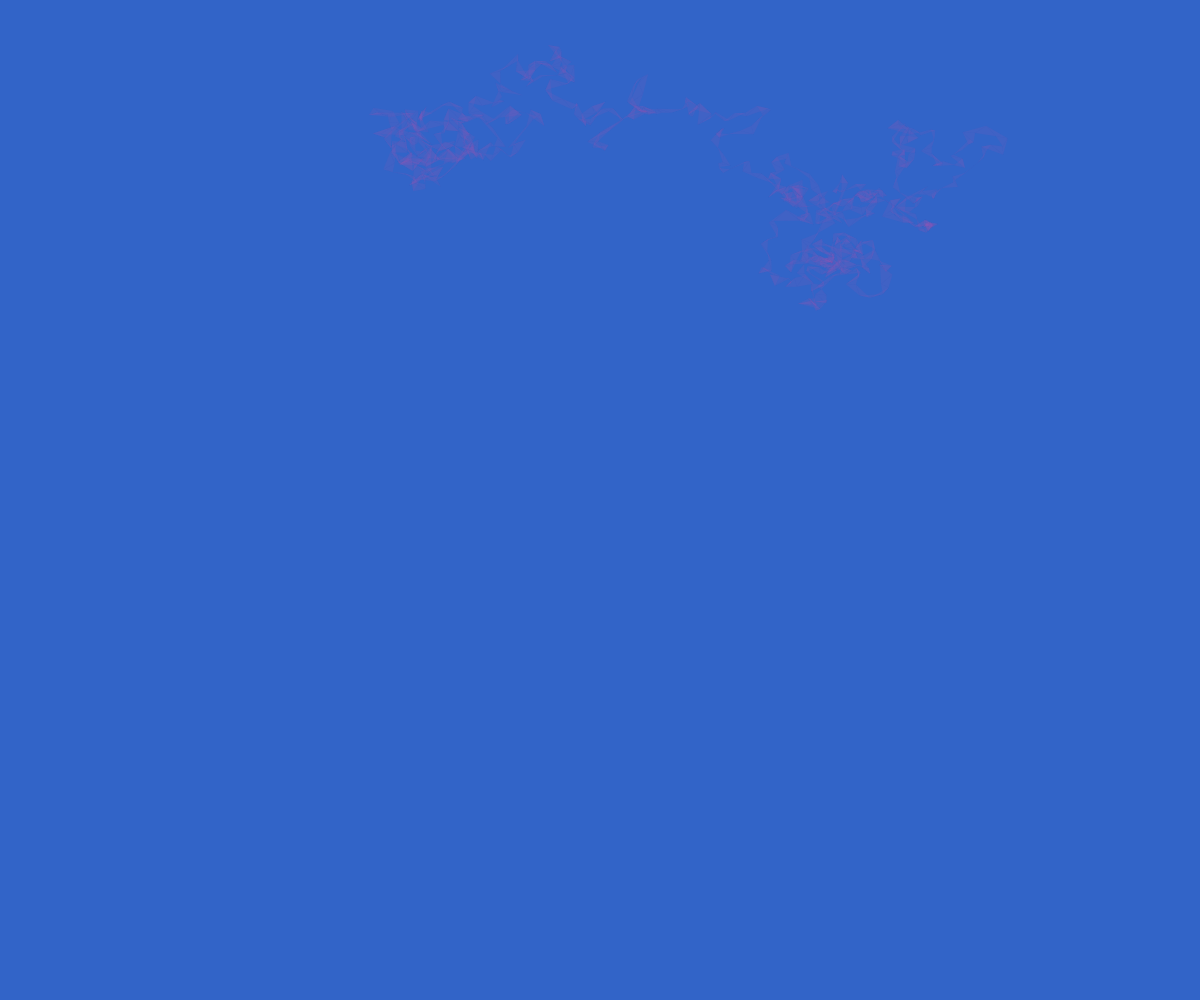
Frame 1 (no input)
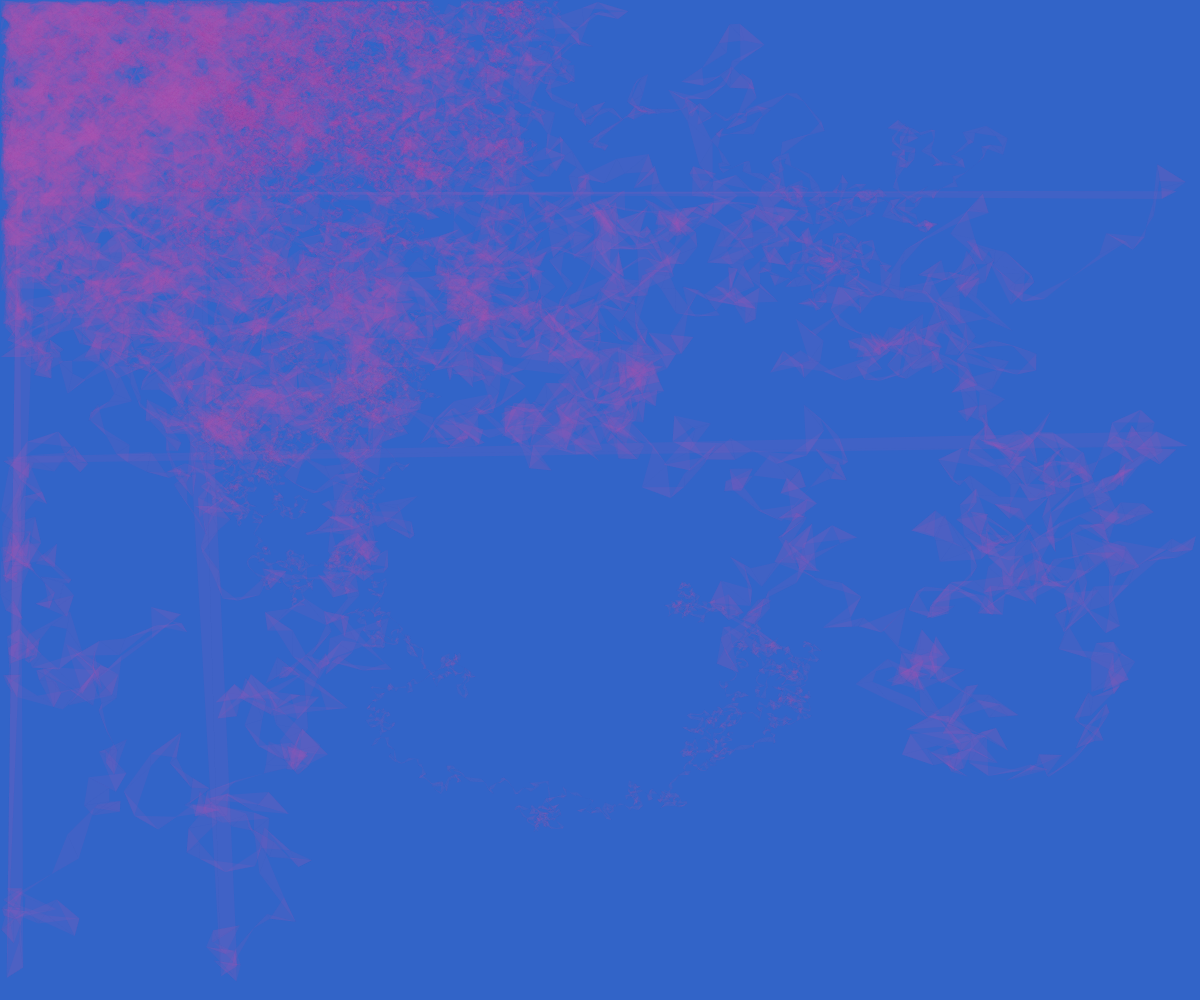
Frame 60 (no input)
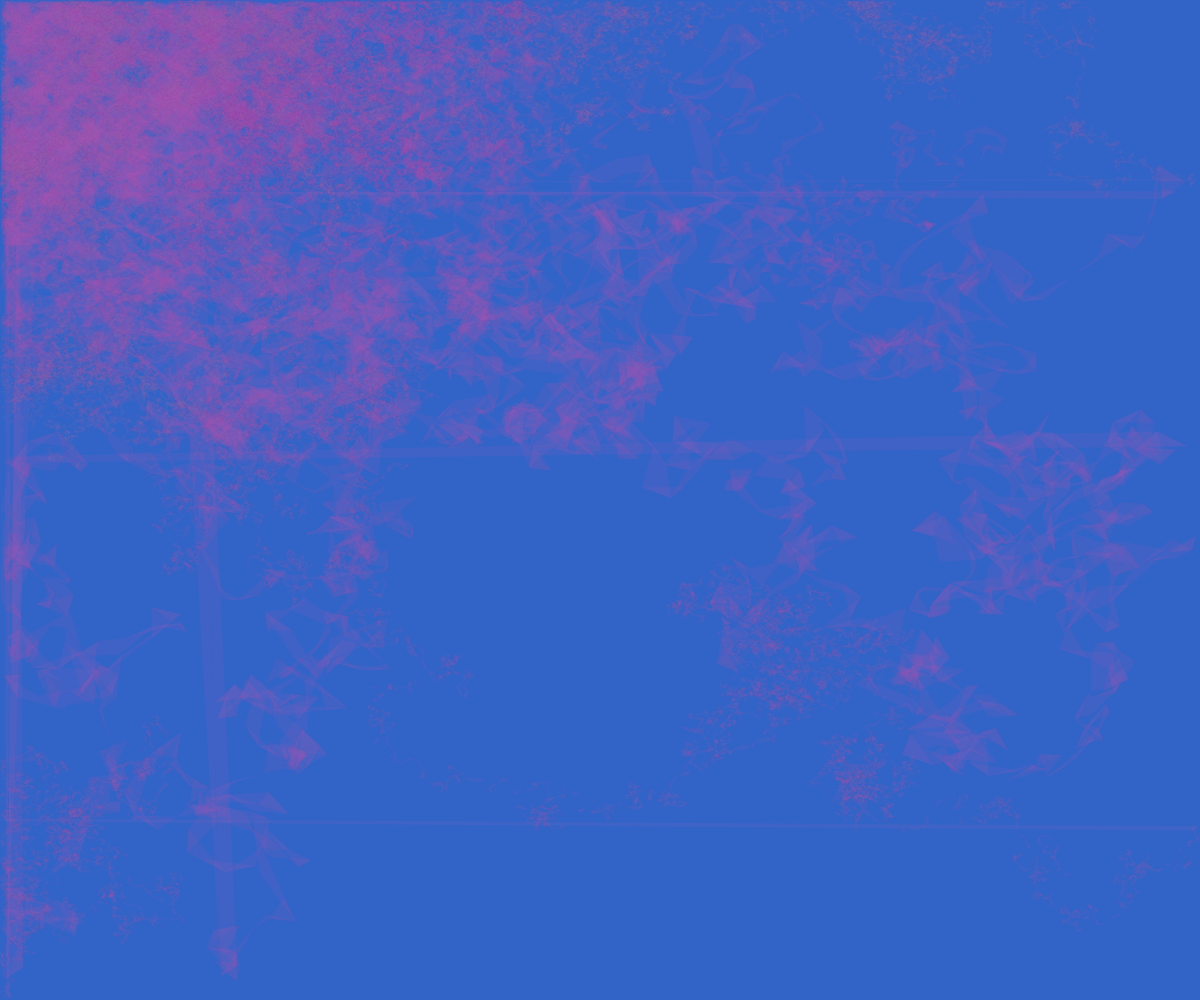
Frame 120 (the mouse pressed at the canvas centre since frame 60)

The p5.js sketch that drew these frames (run headless with seeded random() and noise() and a simulated clock; from frame 60 on, the mouse is pressed at the canvas centre):

// p5.js sketch
// ── sketch.js
// DEFINE GLOBAL VARIABLES
var bgColor; // background-color
var centerX, centerY;
var pos1x = 100,
    pos1y = 100;
var pos2x = 200,
    pos2y = 200;
var pos3x = 0,
    pos3y = 0;
var multMax = 0.01;
var multDelta;
var mult;
var redFill = 255;
var alphaAmt = 40;
var alphaNoise;


function setup() {
    bgColor = color(50, 100, 200);
    createCanvas(windowWidth, windowHeight);
    background(bgColor);
    // frameRate(1);

    // Set initial position
    pos1x = random(width);
    pos1y = random(height);
    pos2x = pos1x + 2;
    pos2y = pos1y - 2;
}


function draw() {
    var cnt = 0;
    var num = 1000;

    while (cnt < num) {
        cnt++;

        centerX = width * 0.5;
        centerY = height * 0.5;

        multDelta = noise(0.01 * frameCount + pow(2, 8));
        multDelta = map(multDelta, 0, 1, -0.0001, 0.0001);
        multMax = constrain(multMax + multDelta, 0.005, 0.2);
        mult = random(-multMax, multMax);
        pos3x = abs(((width * mult) + pos2x) % width);
        mult = random(-multMax, multMax);
        pos3y = abs(((height * mult) + pos2y) % height);


        mult = noise(frameCount * 0.001) * 255;
        // mult = map( mult, 0, 1, -10, 10 );
        // redFill = constrain((redFill + mult), 0, 255);
        redFill = constrain(mult, 0, 255);

        noStroke();
        // stroke(200, 20);
        // get a random noise value between (0-1)
        alphaNoise = noise(0.1 * frameCount + 1000);
        alphaNoise = map(alphaNoise, 0, 1, -2, 2);
        alphaAmt += alphaNoise;
        alphaAmt = constrain(alphaAmt, 20, 100);
        fill(redFill, 255 - redFill, 175, 30);

        triangle(pos1x, pos1y, pos2x, pos2y, pos3x, pos3y);

        pos1x = pos2x;
        pos1y = pos2y;
        pos2x = pos3x;
        pos2y = pos3y;
    }

    //////// DEBUGGING STUFF /////////////
    // ellipse(centerX, centerY, 40, 40);
    // push();
    // translate(10, height - 40);
    // fill(255);
    // rect(0,0,150,25);
    // fill(0);
    // text(frameRate(), 5, 20);
    // pop();
}



/* FULLSCREEN FUNCTIONALITY */
function windowResized() {
    resizeCanvas(windowWidth, windowHeight);
    background(bgColor);
}

function mousePressed() {
    if (mouseX > 0 && mouseX < width && mouseY > 0 && mouseY < height) {
        var fs = fullscreen();
        fullscreen(!fs);
    }
}
